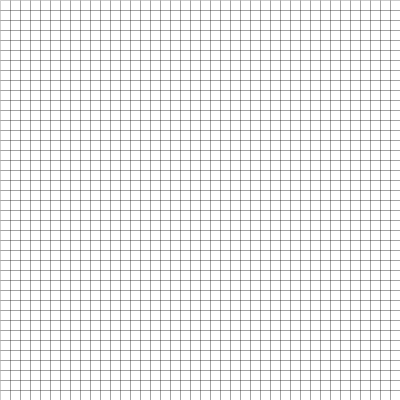
Frame 1 (no input)
Frame 60 (the mouse pressed at the canvas centre just before this capture): identical to frame 1, image omitted
Frame 120 (the mouse held since frame 60 and released just before this capture): identical to frame 1, image omitted

The Processing sketch that drew this single still picture (run headless with seeded random() and noise(); from frame 60 on, the mouse is pressed at the canvas centre):

// Processing sketch: MyGameOfLife
// ── MyGameOfLife.pde
ArrayList<BitLife> poop = new ArrayList();
int nobox =40;
boolean flag=false;
void setup() {
  size(400, 400);
  float bsize = width/nobox;
  for (int y=0; y< nobox ; y++) {
    for (int x=0; x< nobox ; x++) {
      BitLife B = new BitLife(false, x, y, bsize);
      poop.add(B);
    }
  }
}

void draw() {
  background(-1);
  for (int i=0; i<poop.size(); i++) {
    BitLife B = (BitLife) poop.get(i);
    B.display();
    B.update();
  }
}


class BitLife {
  boolean life=false;
  int  x, y;
  float bsize;
  BitLife(boolean life, int x, int y, float bsize) {
    this.life = life;
    this.x =x;
    this.y = y;
    this.bsize = bsize;
  }

  void display() {
    stroke(0, 50);
    if (life) fill(#FF0062);
    else noFill();
    rect(x*bsize, y*bsize, bsize, bsize);
  }

  void SetLife() {
    if (x*bsize<mouseX && mouseX<(x+1)*bsize && y*bsize<mouseY && mouseY<(y+1)*bsize && flag) {
      
    }
  }

  void update() {
    if (x*bsize<mouseX && mouseX<(x+1)*bsize && y*bsize<mouseY && mouseY<(y+1)*bsize && flag) {
      life = !life;
      flag=!flag;
    }
  }
}

void mouseDragged() {
  flag=true;
}
